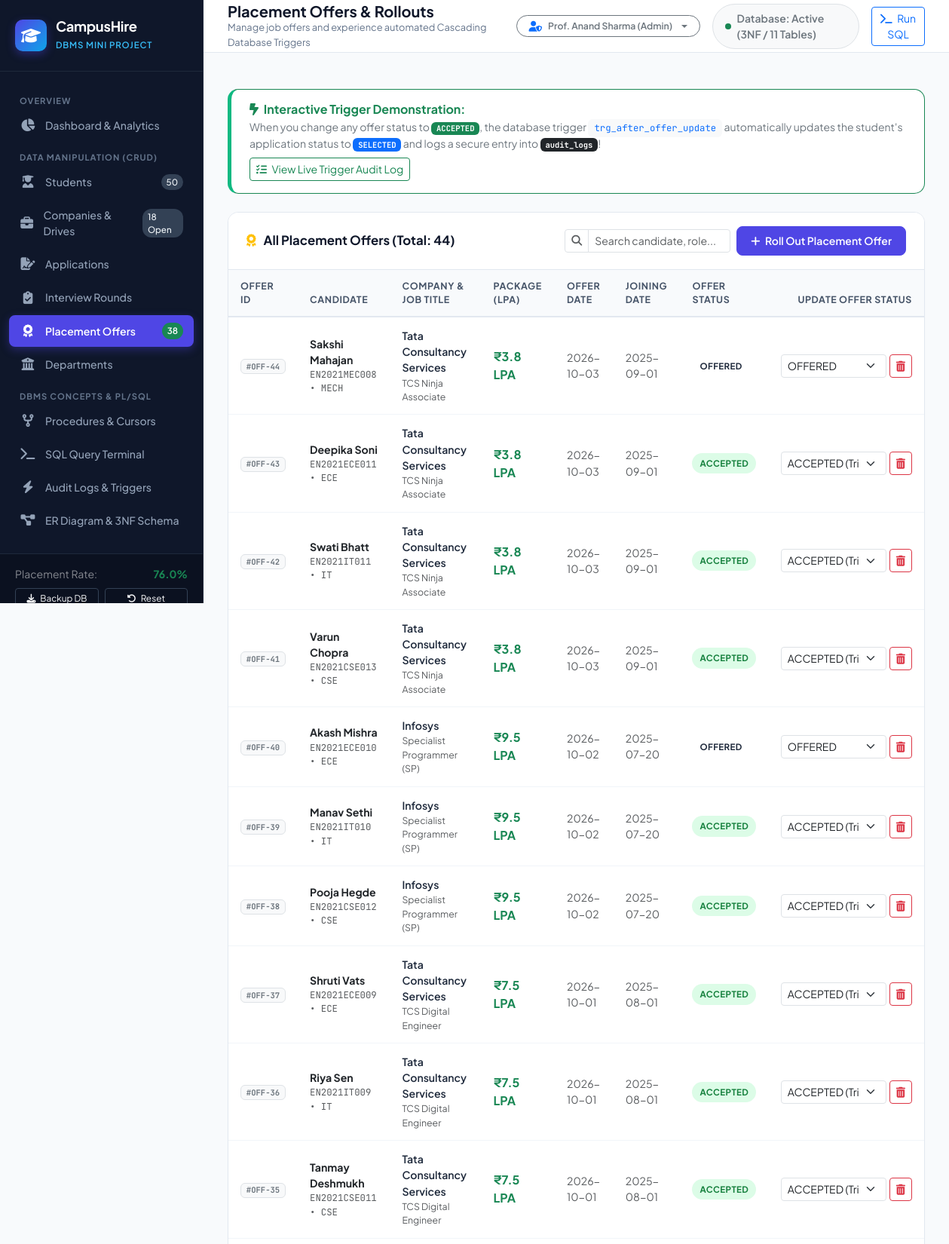
Screenshot of /offers (upper part) with the database file from the repository.
### tables this page shows
CREATE TABLE placement_offers (
        offer_id INTEGER PRIMARY KEY AUTOINCREMENT,
        application_id INTEGER NOT NULL UNIQUE,
        offered_package_lpa REAL NOT NULL CHECK(offered_package_lpa >= 0.00),
        offer_date DATE NOT NULL,
        joining_date DATE,
        offer_status TEXT NOT NULL DEFAULT 'OFFERED' CHECK(offer_status IN ('OFFERED', 'ACCEPTED', 'DECLINED', 'WITHDRAWN')),
        created_at DATETIME DEFAULT (datetime('now', 'localtime')),
        updated_at DATETIME DEFAULT (datetime('now', 'localtime')),
        FOREIGN KEY (application_id) REFERENCES applications(application_id) ON DELETE RESTRICT ON UPDATE CASCADE
    );

CREATE TABLE users (
        user_id INTEGER PRIMARY KEY AUTOINCREMENT,
        full_name TEXT NOT NULL,
        email TEXT NOT NULL UNIQUE,
        password_hash TEXT NOT NULL,
        role TEXT NOT NULL CHECK(role IN ('ADMIN', 'STUDENT', 'RECRUITER')),
        account_status TEXT NOT NULL DEFAULT 'ACTIVE' CHECK(account_status IN ('ACTIVE', 'INACTIVE')),
        created_at DATETIME DEFAULT (datetime('now', 'localtime')),
        updated_at DATETIME DEFAULT (datetime('now', 'localtime'))
    );

CREATE TABLE students (
        student_id INTEGER PRIMARY KEY AUTOINCREMENT,
        user_id INTEGER NOT NULL UNIQUE,
        enrollment_number TEXT NOT NULL UNIQUE,
        department_id INTEGER NOT NULL,
        graduation_year INTEGER NOT NULL,
        cgpa REAL NOT NULL CHECK(cgpa >= 0.00 AND cgpa <= 10.00),
        active_backlogs INTEGER NOT NULL DEFAULT 0 CHECK(active_backlogs >= 0),
        phone TEXT,
        resume_url TEXT,
        profile_status TEXT NOT NULL DEFAULT 'VERIFIED' CHECK(profile_status IN ('PENDING_VERIFICATION', 'VERIFIED', 'SUSPENDED')),
        created_at DATETIME DEFAULT (datetime('now', 'localtime')),
        updated_at DATETIME DEFAULT (datetime('now', 'localtime')),
        FOREIGN KEY (user_id) REFERENCES users(user_id) ON DELETE RESTRICT ON UPDATE CASCADE,
        FOREIGN KEY (department_id) REFERENCES departments(department_id) ON DELETE RESTRICT ON UPDATE CASCADE
    );

CREATE TABLE departments (
        department_id INTEGER PRIMARY KEY AUTOINCREMENT,
        department_name TEXT NOT NULL UNIQUE,
        department_code TEXT NOT NULL UNIQUE,
        description TEXT,
        created_at DATETIME DEFAULT (datetime('now', 'localtime'))
    );

CREATE TABLE companies (
        company_id INTEGER PRIMARY KEY AUTOINCREMENT,
        company_name TEXT NOT NULL UNIQUE,
        industry TEXT NOT NULL,
        website TEXT,
        company_description TEXT,
        headquarters TEXT,
        created_at DATETIME DEFAULT (datetime('now', 'localtime')),
        updated_at DATETIME DEFAULT (datetime('now', 'localtime'))
    );

CREATE TABLE job_openings (
        job_id INTEGER PRIMARY KEY AUTOINCREMENT,
        company_id INTEGER NOT NULL,
        job_title TEXT NOT NULL,
        job_description TEXT NOT NULL,
        job_type TEXT NOT NULL DEFAULT 'FULL_TIME' CHECK(job_type IN ('FULL_TIME', 'INTERNSHIP', 'INTERN_TO_FTE')),
        location TEXT NOT NULL,
        minimum_cgpa REAL NOT NULL DEFAULT 0.00 CHECK(minimum_cgpa >= 0.00 AND minimum_cgpa <= 10.00),
        maximum_backlogs INTEGER NOT NULL DEFAULT 0 CHECK(maximum_backlogs >= 0),
        package_lpa REAL NOT NULL CHECK(package_lpa >= 0.00),
        application_deadline DATETIME NOT NULL,
        drive_date DATETIME,
        job_status TEXT NOT NULL DEFAULT 'DRAFT' CHECK(job_status IN ('DRAFT', 'OPEN', 'CLOSED', 'CANCELLED')),
        created_by INTEGER NOT NULL,
        created_at DATETIME DEFAULT (datetime('now', 'localtime')),
        updated_at DATETIME DEFAULT (datetime('now', 'localtime')),
        FOREIGN KEY (company_id) REFERENCES companies(company_id) ON DELETE RESTRICT ON UPDATE CASCADE,
        FOREIGN KEY (created_by) REFERENCES users(user_id) ON DELETE RESTRICT ON UPDATE CASCADE
    );

### app.py (the view)
@app.route('/offers')
def offers():
    conn = database.get_db_connection()
    cur = conn.cursor()
    cur.execute("""
        SELECT o.offer_id, o.offered_package_lpa, o.offer_date, o.joining_date, o.offer_status,
               a.application_id, a.application_status,
               u.full_name AS student_name, s.enrollment_number, d.department_code,
               j.job_title, c.company_name
        FROM placement_offers o
        JOIN applications a ON o.application_id = a.application_id
        JOIN students s ON a.student_id = s.student_id
        JOIN users u ON s.user_id = u.user_id
        JOIN departments d ON s.department_id = d.department_id
        JOIN job_openings j ON a.job_id = j.job_id
        JOIN companies c ON j.company_id = c.company_id
        ORDER BY o.offer_id DESC
    """)
    offers_list = [dict(row) for row in cur.fetchall()]
    cur.execute("""
        SELECT a.application_id, u.full_name, c.company_name, j.job_title, j.package_lpa
        FROM applications a
        JOIN students s ON a.student_id = s.student_id
        JOIN users u ON s.user_id = u.user_id
        JOIN job_openings j ON a.job_id = j.job_id
        JOIN companies c ON j.company_id = c.company_id
        LEFT JOIN placement_offers o ON a.application_id = o.application_id
        WHERE o.offer_id IS NULL AND a.application_status IN ('APPLIED', 'SHORTLISTED', 'SELECTED')
        ORDER BY a.application_id DESC
    """)
    eligible_apps = [dict(row) for row in cur.fetchall()]
    conn.close()
    return render_template('offers.html', offers=offers_list, applications=eligible_apps)

### database.py (called while the page is built)
def get_db_connection():
    conn = sqlite3.connect(DB_PATH)
    conn.row_factory = sqlite3.Row
    conn.execute("PRAGMA foreign_keys = ON;")
    conn.create_function("fn_calculate_overall_placement_percentage", 0, lambda: _calculate_overall_placement_percentage(conn))
    conn.create_function("fn_calculate_department_placement_percentage", 1, lambda dept_id: _calculate_department_placement_percentage(conn, dept_id))
    return conn

def _calculate_overall_placement_percentage(conn):
    cur = conn.cursor()
    cur.execute("""
        SELECT COUNT(*) FROM students s
        INNER JOIN users u ON s.user_id = u.user_id
        WHERE u.account_status = 'ACTIVE'
    """)
    total = cur.fetchone()[0] or 0
    cur.execute("""
        SELECT COUNT(DISTINCT s.student_id)
        FROM students s
        INNER JOIN applications a ON s.student_id = a.student_id
        INNER JOIN placement_offers o ON a.application_id = o.application_id
        WHERE o.offer_status = 'ACCEPTED'
    """)
    placed = cur.fetchone()[0] or 0
    if total > 0:
        return round((placed * 100.0) / total, 2)
    return 0.00

### templates/offers.html (shortened to what this page needs)
{% extends "base.html" %}
{% block page_title %}Placement Offers & Rollouts{% endblock %}
{% block page_subtitle %}Manage job offers and experience automated Cascading Database Triggers{% endblock %}
{% block content %}
<div class="card-custom bg-white border border-success mb-4" style="border-left: 5px solid #10b981 !important;">
    <div class="card-custom-body py-3">
        <div class="d-flex align-items-center justify-content-between flex-wrap gap-2">
            <div>
                <h6 class="fw-bold text-success mb-1">
                    <i class="fa-solid fa-bolt-lightning me-1"></i> Interactive Trigger Demonstration:
                </h6>
                <p class="text-secondary small mb-0">
                    When you change any offer status to <span class="badge bg-success font-mono">ACCEPTED</span>,
                    the database trigger <code class="font-mono bg-light px-2 py-1 rounded text-primary">trg_after_offer_update</code>
                    automatically updates the student's application status to <span class="badge bg-primary font-mono">SELECTED</span>
                    and logs a secure entry into <span class="badge bg-dark font-mono">audit_logs</span>!
                </p>
            </div>
            <a href="{{ url_for('audit_logs') }}" class="btn btn-sm btn-outline-success">
                <i class="fa-solid fa-list-check me-1"></i> View Live Trigger Audit Log
            </a>
        </div>
    </div>
</div>
<div class="card-custom">
    <div class="card-custom-header flex-wrap gap-2">
        <h5>
            <i class="fa-solid fa-award text-warning"></i>
            All Placement Offers (Total: {{ offers|length }})
        </h5>
        <div class="d-flex align-items-center gap-2">
            <div class="input-group input-group-sm" style="width: 220px;">
                <span class="input-group-text bg-white"><i class="fa-solid fa-magnifying-glass text-muted"></i></span>
                <input type="text" id="searchOffersInput" class="form-control" placeholder="Search candidate, role...">
            </div>
            <button class="btn btn-primary-custom btn-sm text-nowrap" data-bs-toggle="modal" data-bs-target="#newOfferModal">
                <i class="fa-solid fa-plus me-1"></i> Roll Out Placement Offer
            </button>
        </div>
    </div>
    <div class="table-responsive">
        <table id="offersTable" class="table table-custom align-middle">
            <thead>
                <tr>
                    <th>Offer ID</th>
                    <th>Candidate</th>
                    <th>Company & Job Title</th>
                    <th>Package (LPA)</th>
                    <th>Offer Date</th>
                    <th>Joining Date</th>
                    <th>Offer Status</th>
                    <th class="text-end">Update Offer Status</th>
                </tr>
            </thead>
            <tbody>
                {% for o in offers %}
                <tr>
                    <td><span class="badge bg-light text-secondary border font-mono">#OFF-{{ o.offer_id }}</span></td>
                    <td>
                        <div class="fw-bold text-dark">{{ o.student_name }}</div>
                        <div class="text-muted small font-mono">{{ o.enrollment_number }} &bull; {{ o.department_code }}</div>
                    </td>
                    <td>
                        <div class="fw-semibold">{{ o.company_name }}</div>
                        <div class="text-muted small">{{ o.job_title }}</div>
                    </td>
                    <td>
                        <span class="fw-bold text-success fs-6">₹{{ o.offered_package_lpa }} LPA</span>
                    </td>
                    <td class="small text-muted">{{ o.offer_date }}</td>
                    <td class="small text-muted">{{ o.joining_date or 'TBD' }}</td>
                    <td>
                        <span class="status-badge status-{{ o.offer_status|lower }}">{{ o.offer_status }}</span>
                    </td>
                    <td class="text-end">
                        <div class="d-inline-flex gap-1 align-items-center">
                            <form action="{{ url_for('update_offer_status', offer_id=o.offer_id) }}" method="POST" class="d-inline">
                                <select name="offer_status" class="form-select form-select-sm" style="width: 140px;" onchange="this.form.submit()">
                                    <option value="OFFERED" {% if o.offer_status == 'OFFERED' %}selected{% endif %}>OFFERED</option>
                                    <option value="ACCEPTED" {% if o.offer_status == 'ACCEPTED' %}selected{% endif %}>ACCEPTED (Trigger)</option>
                                </select>
                            </form>
                            <form action="{{ url_for('delete_offer', offer_id=o.offer_id) }}" method="POST" class="d-inline" onsubmit="return confirm('Delete Offer #{{ o.offer_id }}?');">
                                <button type="submit" class="btn btn-outline-danger btn-sm" title="Delete Offer">
                                    <i class="fa-solid fa-trash-can"></i>
                                </button>
                            </form>
                        </div>
                    </td>
                </tr>
                {% endfor %}
            </tbody>
        </table>
    </div>
</div>
{% endblock %}

### templates/base.html (style rules this page uses)
:root { --primary: #4f46e5; --primary-hover: #4338ca; --primary-light: #eef2ff; --secondary: #0ea5e9; --accent: #10b981; --bg-main: #f8fafc; --sidebar-bg: #0f172a; --sidebar-text: #94a3b8; --card-border: #e2e8f0; --text-main: #1e293b; --text-muted: #64748b; }
body { font-family: 'Plus Jakarta Sans', sans-serif; background-color: var(--bg-main); color: var(--text-main); margin: 0; padding: 0; min-height: 100vh; }
.card-custom { background: #fff; border-radius: 14px; border: 1px solid var(--card-border); box-shadow: 0 1px 3px rgba(0,0,0,0.02); overflow: hidden; margin-bottom: 24px; }
.card-custom-header { padding: 18px 24px; border-bottom: 1px solid var(--card-border); display: flex; align-items: center; justify-content: space-between; background-color: #fff; }
.card-custom-header h5 { font-size: 1.05rem; font-weight: 700; margin: 0; color: #0f172a; display: flex; align-items: center; gap: 10px; }
.card-custom-body { padding: 24px; }
.btn-primary-custom { background-color: var(--primary); border-color: var(--primary); color: #fff; font-weight: 600; padding: 8px 18px; border-radius: 8px; transition: all 0.2s; }
.table-custom { margin: 0; width: 100%; }
.table-custom th { background-color: #f8fafc; color: #475569; font-weight: 700; font-size: 0.78rem; text-transform: uppercase; letter-spacing: 0.6px; border-top: none; border-bottom: 2px solid #e2e8f0; padding: 12px 16px; }
.table-custom td { padding: 14px 16px; vertical-align: middle; color: #1e293b; font-size: 0.88rem; border-bottom: 1px solid #f1f5f9; }
.status-badge { font-size: 0.72rem; font-weight: 700; padding: 5px 10px; border-radius: 20px; display: inline-flex; align-items: center; gap: 5px; text-transform: uppercase; letter-spacing: 0.4px; }
.status-placed, .status-passed, .status-accepted, .status-verified, .status-open { background-color: #dcfce7; color: #15803d; }
.font-mono { font-family: 'JetBrains Mono', monospace; }

### rows the page displays
placement_offers: offer_id "44", student_name "Sakshi Mahajan", enrollment_number "EN2021MEC008", department_code "MECH", company_name "Tata Consultancy Services", job_title "TCS Ninja Associate", offered_package_lpa "3.8", offer_date "2026-10-03", joining_date "2025-09-01", offer_status "OFFERED"
placement_offers: offer_id "43", student_name "Deepika Soni", enrollment_number "EN2021ECE011", department_code "ECE", company_name "Tata Consultancy Services", job_title "TCS Ninja Associate", offered_package_lpa "3.8", offer_date "2026-10-03", joining_date "2025-09-01", offer_status "ACCEPTED", offer_status "ACCEPTED (Trigger)"
placement_offers: offer_id "42", student_name "Swati Bhatt", enrollment_number "EN2021IT011", department_code "IT", company_name "Tata Consultancy Services", job_title "TCS Ninja Associate", offered_package_lpa "3.8", offer_date "2026-10-03", joining_date "2025-09-01", offer_status "ACCEPTED", offer_status "ACCEPTED (Trigger)"
placement_offers: offer_id "41", student_name "Varun Chopra", enrollment_number "EN2021CSE013", department_code "CSE", company_name "Tata Consultancy Services", job_title "TCS Ninja Associate", offered_package_lpa "3.8", offer_date "2026-10-03", joining_date "2025-09-01", offer_status "ACCEPTED", offer_status "ACCEPTED (Trigger)"
placement_offers: offer_id "40", student_name "Akash Mishra", enrollment_number "EN2021ECE010", department_code "ECE", company_name "Infosys", job_title "Specialist Programmer (SP)", offered_package_lpa "9.5", offer_date "2026-10-02", joining_date "2025-07-20", offer_status "OFFERED"
placement_offers: offer_id "39", student_name "Manav Sethi", enrollment_number "EN2021IT010", department_code "IT", company_name "Infosys", job_title "Specialist Programmer (SP)", offered_package_lpa "9.5", offer_date "2026-10-02", joining_date "2025-07-20", offer_status "ACCEPTED", offer_status "ACCEPTED (Trigger)"
placement_offers: offer_id "38", student_name "Pooja Hegde", enrollment_number "EN2021CSE012", department_code "CSE", company_name "Infosys", job_title "Specialist Programmer (SP)", offered_package_lpa "9.5", offer_date "2026-10-02", joining_date "2025-07-20", offer_status "ACCEPTED", offer_status "ACCEPTED (Trigger)"
placement_offers: offer_id "37", student_name "Shruti Vats", enrollment_number "EN2021ECE009", department_code "ECE", company_name "Tata Consultancy Services", job_title "TCS Digital Engineer", offered_package_lpa "7.5", offer_date "2026-10-01", joining_date "2025-08-01", offer_status "ACCEPTED", offer_status "ACCEPTED (Trigger)"
placement_offers: offer_id "36", student_name "Riya Sen", enrollment_number "EN2021IT009", department_code "IT", company_name "Tata Consultancy Services", job_title "TCS Digital Engineer", offered_package_lpa "7.5", offer_date "2026-10-01", joining_date "2025-08-01", offer_status "ACCEPTED", offer_status "ACCEPTED (Trigger)"
placement_offers: offer_id "35", student_name "Tanmay Deshmukh", enrollment_number "EN2021CSE011", department_code "CSE", company_name "Tata Consultancy Services", job_title "TCS Digital Engineer", offered_package_lpa "7.5", offer_date "2026-10-01", joining_date "2025-08-01", offer_status "ACCEPTED", offer_status "ACCEPTED (Trigger)"

### other values shown
{{ nav_total_students }} "50"
{{ nav_open_jobs }} "18"
{{ nav_placed_students }} "38"
{{ nav_placement_rate }} "76.0"
{{ offers|length }} "44"
